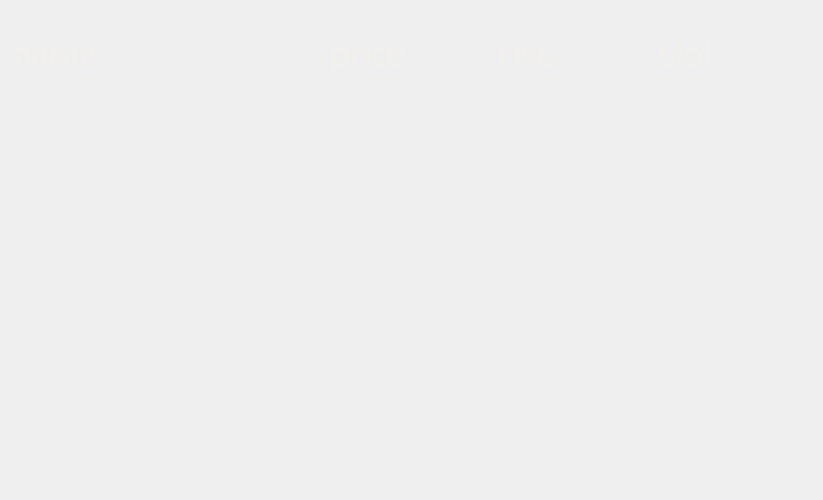
<?xml version="1.0" encoding="UTF-8"?>
<ui version="4.0">
 <class>screenOCRClass</class>
 <widget class="QWidget" name="screenOCRClass">
  <property name="geometry">
   <rect>
    <x>0</x>
    <y>0</y>
    <width>823</width>
    <height>500</height>
   </rect>
  </property>
  <property name="windowTitle">
   <string>screenOCR</string>
  </property>
  <property name="styleSheet">
   <string notr="true">QLabel {
    color: #f1f0ec;
}</string>
  </property>
  <layout class="QGridLayout" name="gridLayout">
   <item row="2" column="0">
    <spacer name="verticalSpacer">
     <property name="orientation">
      <enum>Qt::Vertical</enum>
     </property>
     <property name="sizeHint" stdset="0">
      <size>
       <width>20</width>
       <height>40</height>
      </size>
     </property>
    </spacer>
   </item>
   <item row="0" column="0">
    <widget class="QLabel" name="PNG">
     <property name="text">
      <string/>
     </property>
     <property name="pixmap">
      <pixmap resource="TarHelperMain.qrc">:/Background/OCRBackground</pixmap>
     </property>
     <property name="scaledContents">
      <bool>true</bool>
     </property>
    </widget>
   </item>
   <item row="1" column="0">
    <widget class="QWidget" name="widget" native="true">
     <layout class="QHBoxLayout" name="horizontalLayout">
      <property name="leftMargin">
       <number>0</number>
      </property>
      <property name="topMargin">
       <number>0</number>
      </property>
      <property name="rightMargin">
       <number>0</number>
      </property>
      <property name="bottomMargin">
       <number>0</number>
      </property>
      <item>
       <widget class="QLabel" name="name">
        <property name="minimumSize">
         <size>
          <width>313</width>
          <height>0</height>
         </size>
        </property>
        <property name="maximumSize">
         <size>
          <width>313</width>
          <height>16777215</height>
         </size>
        </property>
        <property name="font">
         <font>
          <family>微软雅黑</family>
          <pointsize>24</pointsize>
         </font>
        </property>
        <property name="text">
         <string>name</string>
        </property>
       </widget>
      </item>
      <item>
       <widget class="QLabel" name="priceNow">
        <property name="minimumSize">
         <size>
          <width>164</width>
          <height>0</height>
         </size>
        </property>
        <property name="maximumSize">
         <size>
          <width>164</width>
          <height>16777215</height>
         </size>
        </property>
        <property name="font">
         <font>
          <family>JetBrains Mono</family>
          <pointsize>24</pointsize>
         </font>
        </property>
        <property name="text">
         <string>price</string>
        </property>
       </widget>
      </item>
      <item>
       <widget class="QLabel" name="risefall">
        <property name="minimumSize">
         <size>
          <width>154</width>
          <height>0</height>
         </size>
        </property>
        <property name="maximumSize">
         <size>
          <width>154</width>
          <height>16777215</height>
         </size>
        </property>
        <property name="sizeIncrement">
         <size>
          <width>0</width>
          <height>0</height>
         </size>
        </property>
        <property name="font">
         <font>
          <family>JetBrains Mono</family>
          <pointsize>24</pointsize>
         </font>
        </property>
        <property name="text">
         <string>rise</string>
        </property>
       </widget>
      </item>
      <item>
       <widget class="QLabel" name="pricePerSlot">
        <property name="font">
         <font>
          <family>JetBrains Mono</family>
          <pointsize>24</pointsize>
         </font>
        </property>
        <property name="text">
         <string>slot</string>
        </property>
       </widget>
      </item>
     </layout>
    </widget>
   </item>
  </layout>
 </widget>
 <layoutdefault spacing="6" margin="11"/>
 <resources>
  <include location="TarHelperMain.qrc"/>
 </resources>
 <connections/>
</ui>
